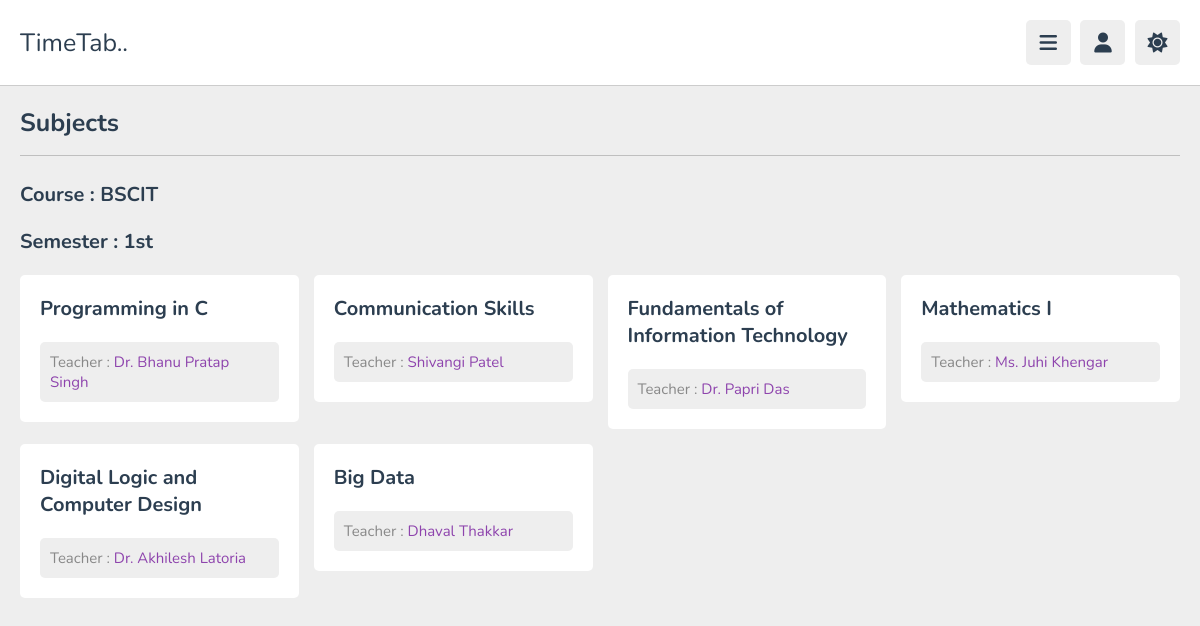
/student/subjects.php (signed in), run on the app's committed database.
### tables this page shows
CREATE TABLE `courses` (
  `course_id` int(11) NOT NULL,
  `course_name` varchar(200) NOT NULL,
  `description` varchar(10000) NOT NULL
);

CREATE TABLE `semesters` (
  `sem_id` int(11) NOT NULL,
  `sem_name` varchar(20) NOT NULL,
  `course_id` int(11) NOT NULL
);

CREATE TABLE `subjects` (
  `subject_id` int(11) NOT NULL,
  `subject_name` varchar(100) NOT NULL,
  `course_id` int(11) NOT NULL,
  `sem_id` int(11) NOT NULL,
  `assign_id` int(11) NOT NULL
);

CREATE TABLE `teachers` (
  `teacher_id` int(11) NOT NULL,
  `name` varchar(100) NOT NULL,
  `email` varchar(100) NOT NULL,
  `password` varchar(100) NOT NULL,
  `contact_no` varchar(12) NOT NULL,
  `gender` varchar(10) NOT NULL,
  `address` varchar(200) NOT NULL,
  `image` varchar(200) NOT NULL
);

### student/subjects.php (the view, shortened to what this page needs)
<?php
require ("../db_connect.php");
require ("header.php");
?>
<!DOCTYPE html>
<html lang="en">
<head>
    <link rel="stylesheet" href="https://cdnjs.cloudflare.com/ajax/libs/font-awesome/6.1.2/css/all.min.css">
    <link rel="stylesheet" href="../css/style.css">
</head>
<body>
    <section class="t-subjects">
        <h1 class="heading">Subjects</h1>
        <?php
        $course_id = $user_data['course_id'];
        $semester_id = $user_data['sem_id'];
        $course1 = mysqli_query($conn, "SELECT * FROM courses WHERE course_id='$course_id'");
        $course2 = mysqli_fetch_array($course1);
        $sem1 = mysqli_query($conn, "SELECT * FROM semesters WHERE sem_id='$semester_id'");
        $sem2 = mysqli_fetch_array($sem1);
        ?>
        <h3>Course : <?php echo $course2['course_name']; ?> </h3>
        <h3>Semester : <?php echo $sem2['sem_name']; ?> </h3>
        <div class="box-container">
            <?php
            $query = mysqli_query($conn, "SELECT * FROM subjects WHERE course_id='$course_id' AND sem_id='$semester_id'");
            while ($subject = mysqli_fetch_assoc($query)) {
                $assign_id = $subject['assign_id'];
                $assign = mysqli_query($conn, "SELECT * FROM teacher_assign WHERE assign_id='$assign_id'");
                $a = mysqli_fetch_array($assign);
                $teacher_id = $a['teacher_id'];
                $teacher = mysqli_query($conn, "SELECT * FROM teachers WHERE teacher_id='$teacher_id'");
                $t = mysqli_fetch_array($teacher);
                ?>
                <div class="box">
                    <h3 class="title"><?= htmlspecialchars($subject['subject_name']); ?></h3>
                    <p>Teacher : <span><?= htmlspecialchars($t['name']); ?></span></p>
                </div>
                <?php
            }
            ?>
        </div>
    </section>
</body>
</html>

### css/style.css (style rules this page uses)
:root { --main-color: #8e44ad; --red: #e74c3c; --orange: #f39c12; --light-color: #888; --light-bg: #eee; --black: #2c3e50; --white: #fff; --border: .1rem solid rgba(0, 0, 0, .2); }
* { font-family: 'Nunito', sans-serif; margin: 0; padding: 0; box-sizing: border-box; outline: none; border: none; text-decoration: none; }
html { font-size: 62.5%; overflow-x: hidden; }
body { background-color: var(--light-bg); padding-left: 30rem; }
section { padding: 2rem; margin: 0 auto; max-width: 1200px; }
.heading { font-size: 2.5rem; color: var(--black); margin-bottom: 2.5rem; border-bottom: var(--border); padding-bottom: 1.5rem; text-transform: capitalize; }
.t-subjects .box-container { display: grid; grid-template-columns: repeat(auto-fit, minmax(23rem, 1fr)); gap: 1.5rem; justify-content: center; align-items: flex-start; }
.t-subjects .box-container .box { border-radius: .5rem; background-color: var(--white); padding: 2rem; }
.t-subjects .box-container .box p { color: var(--light-color); font-size: 1.5rem; margin-top: 1rem; background-color: var(--light-bg); padding: 1rem; border-radius: 0.5rem; }
.t-subjects .box-container .box p span { color: var(--main-color) }
.t-subjects .box-container .box h3 { font-size: 2rem; color: var(--black); }
@media (max-width:1200px) { body { padding-left: 0; } }

### student/subjects.php (style rules this page uses)
.t-subjects h3 { font-size: 2rem; margin-bottom: 2rem; color: var(--black); }

### data on the page
courses: course_name "BSCIT"
semesters: sem_name "1st"
subjects: subject_name "Programming in C", teachers.name "Dr. Bhanu Pratap Singh"
subjects: subject_name "Communication Skills", teachers.name "Shivangi Patel"
subjects: subject_name "Fundamentals of Information Technology", teachers.name "Dr. Papri Das"
subjects: subject_name "Mathematics I", teachers.name "Ms. Juhi Khengar"
subjects: subject_name "Digital Logic and Computer Design", teachers.name "Dr. Akhilesh Latoria"
subjects: subject_name "Big Data", teachers.name "Dhaval Thakkar"
